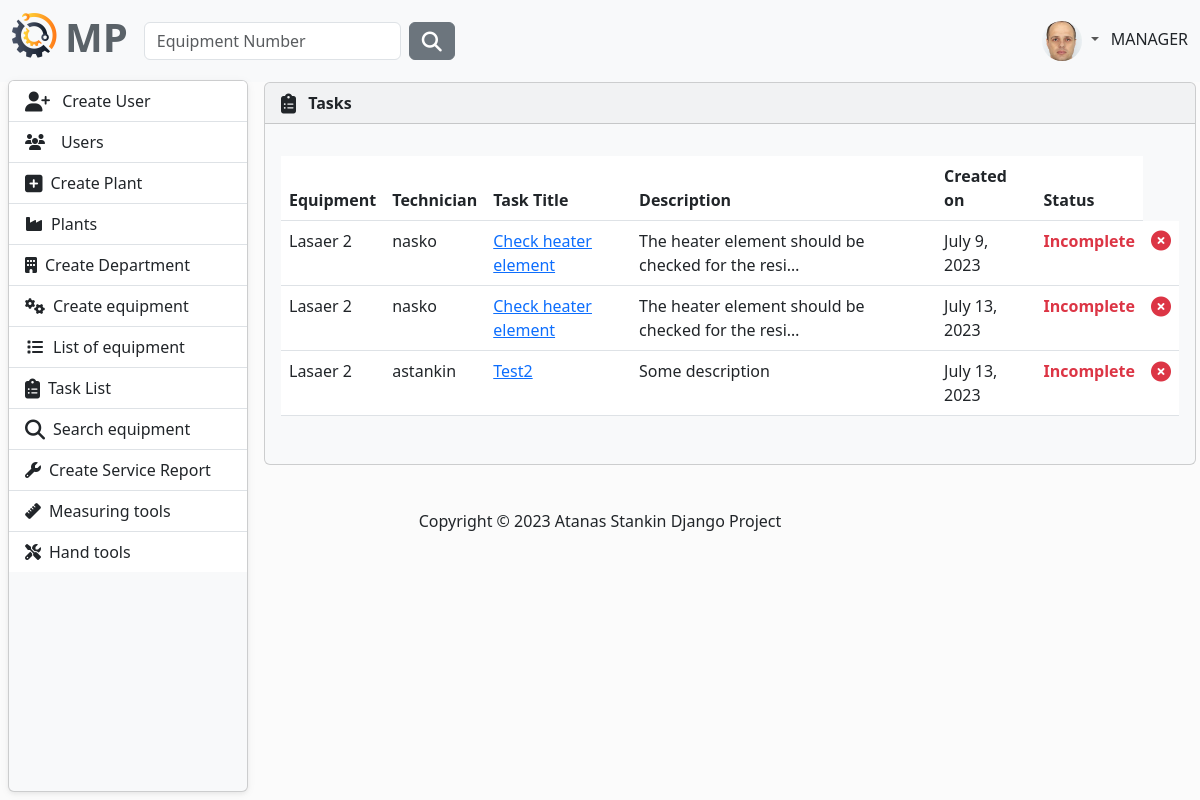
The page /task/all-tasks/ (signed in) on the database as committed earlier.
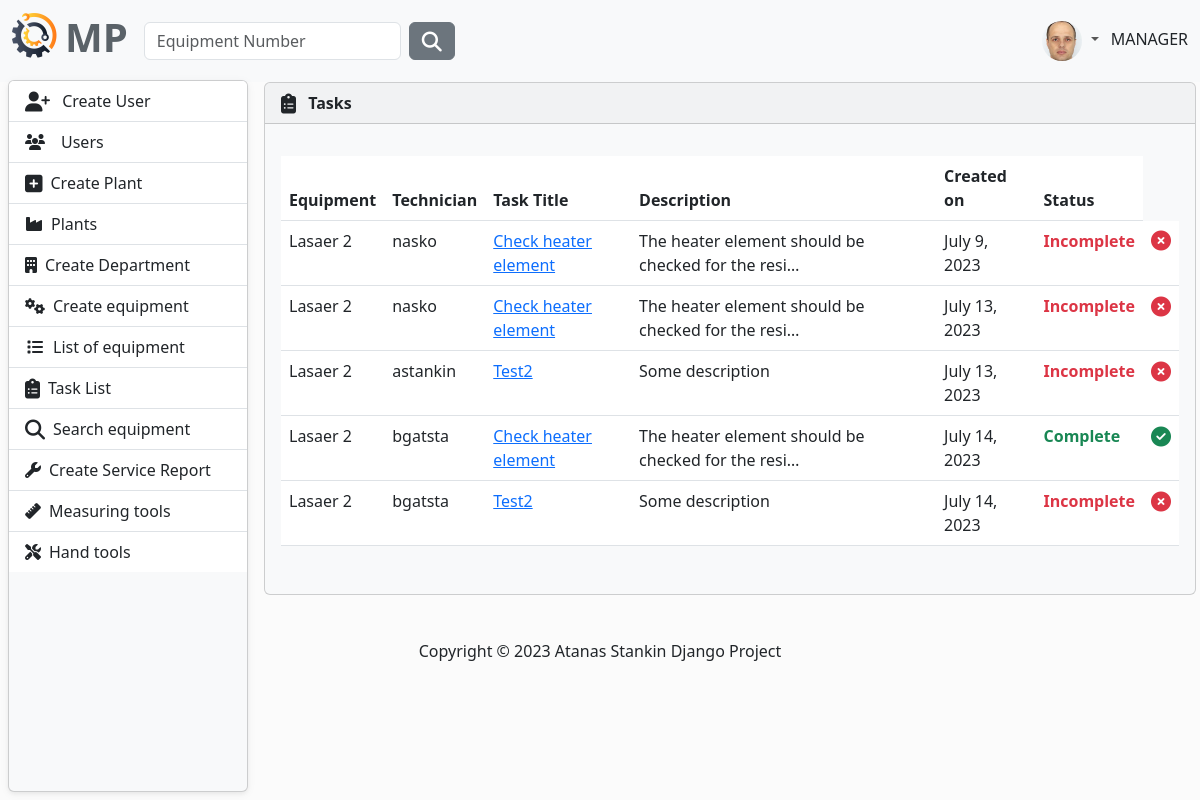
The same page on the database as committed later.
### MaintenancePlanner/accounts/models.py (models this page shows, shortened)
class AppUser(AbstractUser, PermissionsMixin):
    first_name = models.CharField(
        max_length=30,
        validators=[
            MinLengthValidator(2),
            user_name_validator,
        ]
    )
    last_name = models.CharField(
        max_length=30,
        validators=[
            MinLengthValidator(2),
            user_name_validator,
        ]
    )
    email = models.EmailField(unique=True)
    class Role(models.TextChoices):
        MANAGER = "MANAGER", 'Manager'
        SUPERVISOR = "SUPERVISOR", 'Supervisor'
        OPERATOR = "OPERATOR", 'Operator'
    role = models.CharField(max_length=50, choices=Role.choices)

class Profile(models.Model):
    user = models.OneToOneField(AppUser, on_delete=models.CASCADE)
    image = models.ImageField(
        default='images/default.jpg',
        null=True,
        blank=True,
        upload_to='images/'
    )

### MaintenancePlanner/task/models.py (models this page shows, shortened)
class Task(models.Model):
    technician = models.ForeignKey(UserModel, on_delete=models.CASCADE)
    equipment = models.ForeignKey(
        to=Equipment,
        on_delete=models.CASCADE,
    )
    title = models.CharField(
        max_length=256,
    )
    description = models.TextField(null=True, blank=True)
    complete = models.BooleanField(default=False)
    created_on = models.DateField(auto_now_add=True)
    class Meta:
        ordering = ['complete']

### MaintenancePlanner/equipment/models.py (models this page shows)
class Equipment(models.Model):
    description = models.CharField(
        max_length=30,
        validators=[equipment_name_validator],
    )
    type = models.CharField(
        max_length=30,
        choices=TYPE_OF_EQUIPMENT
    )
    acquisition_date = models.DateField(
        blank=True,
        null=True,
        verbose_name='Acquisition Date',
    )
    acquisition_value = models.FloatField(
        blank=True,
        null=True,
        verbose_name='Acquisition Value',
    )
    currency_code = models.CharField(
        max_length=10,
        choices=CURRENCY_CHOICES,
        default='EUR',
    )
    year_of_manufacture = models.PositiveIntegerField(
        verbose_name='Year of Manufacture',
        null=True,
        blank=True,
    )
    manufacturer = models.CharField(
        max_length=30,
        blank=True,
        null=True,
    )
    model_number = models.CharField(
        max_length=30,
        blank=True,
        null=True,
        verbose_name='Model Number'
    )
    part_number = models.CharField(
        max_length=30,
        blank=True,
        null=True,
        verbose_name='Manufacturer Part Number',
    )
    serial_number = models.CharField(
        max_length=30,
        blank=True,
        null=True,
        verbose_name='Manufacturer Serial Number',
    )
    plant = models.ForeignKey(
        to=Plant,
        on_delete=models.CASCADE)
    department = models.ForeignKey(
        to=Department,
        on_delete=models.CASCADE)
    def __str__(self):
        return self.description

### MaintenancePlanner/task/views.py (the view)
# urls.py: path('all-tasks/', AllTasksList.as_view(), name='all-tasks'),
class AllTasksList(LoginRequiredMixin, AllowedUsersMixin, ListView):
    allowed_roles = ['MANAGER', 'SUPERVISOR']
    model = Task
    context_object_name = 'tasks'
    template_name = 'all-tasks.html'
    ordering = ['equipment', 'technician']

### MaintenancePlanner/accounts/mixins.py (called while the page is built)
    def dispatch(self, request, *args, **kwargs):
        if request.user.role in self.allowed_roles:
            return super().dispatch(request, *args, **kwargs)
        else:
            return redirect('home-page')

### MaintenancePlanner/task/templates/all-tasks.html (shortened to what this page needs)
{% extends "base.html" %}
{% block content %}
    <article>
        {% if tasks %}
            <div class="card bg-light ms-1 me-4 mb-4 mt-0">
                <div class="card-header">
                    <i class="fa-solid fa-clipboard-list fa-lg me-2"></i>
                    <strong>Tasks</strong>
                </div>
                <div class="card-body">
                    <p class="card-text">
                    <div class="table-responsive">
                        <table class="table table-hover">
                            <thead>
                            <tr>
                                <th scope="col">Equipment</th>
                                <th scope="col">Technician</th>
                                <th scope="col">Task Title</th>
                                <th scope="col">Description</th>
                                <th scope="col">Created on</th>
                                <th scope="col">Status</th>
                            </tr>
                            </thead>
                            <tbody>
                            {% for task in  tasks %}
                                <tr>
                                    <td>
                                        {{ task.equipment }}
                                    </td>
                                    <td>
                                        {{ task.technician }}
                                    </td>
                                    <td>
                                        <a class="link-primary" href="{% url 'update-task' task.id %}">
                                            {{ task.title }}
                                        </a>
                                    </td>
                                    <td>{{ task.description|truncatechars:50 }}</td>
                                    <td>{{ task.created_on }}</td>
                                    <td>{% if task.complete %}
                                        <span class="text-success fw-bold">Complete</span>
                                    {% else %}
                                        <span class="text-danger fw-bold">Incomplete</span>
                                    {% endif %}</td>
                                    <td>
                                        {% if task.complete %}
                                            <i class="fa-regular fa-circle-check fa-lg fw-bold text-success"></i>
                                        {% else %}
                                            <i class="fa-solid fa-circle-xmark fa-lg fw-bold text-danger"></i>
                                        {% endif %}
                                    </td>
                                </tr>
                            {% endfor %}
                            </tbody>
                        </table>
                    </div>
                    </p>
                </div>
            </div>
        {% endif %}
    </article>
{% endblock %}

### templates/base.html (shortened to what this page needs)
{% load static %}
<!DOCTYPE html>
<html lang="en">
{% include 'partials/head.html' %}
<body>
{% include 'partials/navbar.html' %}
<main>
    {% block content %}
    {% endblock %}
</main>
{% if user.is_authenticated %}
    <aside>
        {% include 'partials/sidebar.html' %}
    </aside>
{% endif %}
{% include 'partials/footer.html' %}
</body>
</html>

### templates/partials/head.html (shortened to what this page needs)
{% load static %}
<head>
    <link rel="stylesheet" href="{% static 'css/layout.css' %}">
    <link rel="stylesheet" href="https://cdnjs.cloudflare.com/ajax/libs/font-awesome/6.4.0/css/all.min.css"
/>
    <link href="https://cdn.jsdelivr.net/npm/bootstrap@5.3.0-alpha3/dist/css/bootstrap.min.css" rel="stylesheet"
>
    <link rel="stylesheet" href="{% static 'css/body.css' %}">
    {% if  user.is_authenticated %}
        <link rel="stylesheet" href="{% static 'css/side-bar.css' %}">
        <link rel="stylesheet" href="{% static 'css/layout.css' %}">
    {% endif %}
</head>

### templates/partials/navbar.html (shortened to what this page needs)
{% load static %}
<nav class="navbar navbar-expand-lg bg-light" data-bs-theme="light">
    <div class="container-fluid">
        <a class="navbar-brand" href="{% url 'home-page' %}">
            <ul class="navbar-nav ms-auto d-flex flex-row">
                <li><img class="logo me-2" src="{% static 'img/logo.png' %}" alt="logo"></li>
                <li><h1 style="color: #5a6268; font-weight: bold">MP</h1></li>
            </ul>
        </a>
        <div class="collapse navbar-collapse" id="navbarColor01">
            {% if user.is_authenticated %}
                <form class="d-flex" method=POST action="{% url 'search-equipment' %}">
                    <input class="form-control me-sm-2" type="search" placeholder="Equipment Number"
                           name="number">
                    <button class="btn btn-secondary my-2 my-sm-0" type="submit"><i
                            class="fa-solid fa-magnifying-glass fa-lg"></i></button>
                </form>
            {% endif %}
            <ul class="navbar-nav ms-auto d-flex flex-row">
                {% if not request.user.is_authenticated %}
                    <li class="nav-item">
                        <a class="nav-link" href="{% url 'login' %}"><i
                                class="fa-solid fa-right-to-bracket fa-lg me-2"></i>Sig In
                        </a>
                    </li>
                {% else %}
                    <li class="nav-item dropdown">
                        <div class="btn-group dropdown">
                            <a class="nav-link dropdown-toggle" data-bs-toggle="dropdown" href="#" role="button"
                               aria-haspopup="true" aria-expanded="false">
                                {% if user.profile.image %}
                                    <img src="{{ user.profile.image.url }}" class="rounded-circle" height="40"
                                         loading="lazy"/>
                                {% else %}
                                    <img src="{% static 'img/profile-img.png' %}" class="rounded-circle" height="40"
                                         loading="lazy"/>
                                {% endif %}
                            </a>
                        </div>
                        {{ request.user.role }}
                    </li>
                {% endif %}
            </ul>
        </div>
    </div>
</nav>

### templates/partials/sidebar.html
<nav id="sidebarMenu" class="collapse d-lg-block sidebar card bg-light ms-2 me-2 mb-2 mt-0">
    <div class="position-sticky">
        <div class="list-group list-group-flush mx-0 mt-0">
            {% if request.user.role == 'MANAGER' %}
                <a class="list-group-item list-group-item-action py-2 ripple" href="{% url 'register' %}">
                    <i class="fa-solid fa-user-plus fa-lg me-2"></i>
                    Create User
                </a>
                <a href="{% url 'users-list' %}" class="list-group-item list-group-item-action py-2 ripple">
                    <i class="fas fa-users fa-fw me-3"></i><span>Users</span>
                </a>
                <a href="{% url 'create-plant' %}" class="list-group-item list-group-item-action py-2 ripple">
                    <i class="fa-solid fa-square-plus fa-lg me-2"></i><span>Create Plant</span>
                </a>
                <a href="{% url 'plants-list' %}" class="list-group-item list-group-item-action py-2 ripple">
                    <i class="fa-solid fa-industry me-2"></i><span>Plants</span>
                </a>
            {% elif request.user.role == 'OPERATOR' %}
                <a href="{% url 'user-task-list' %}" class="list-group-item list-group-item-action py-2 ripple"
                   aria-current="true">
                    <i class="fas fa-tachometer-alt fa-fw me-2"></i><span>My Tasks</span>
                </a>
            {% endif %}
            {% if request.user.role == 'MANAGER' or request.user.role == 'SUPERVISOR' %}
                <a href="{% url 'create-department' %}" class="list-group-item list-group-item-action py-2 ripple">
                    <i class="fa-solid fa-building me-2"></i><span>Create Department</span>
                </a>
                <a href="{% url 'create-equipment' %}" class="list-group-item list-group-item-action py-2 ripple">
                    <i class="fa-solid fa-gears me-2"></i><span>Create equipment</span>
                </a>
            {% endif %}
            <a href="{% url 'equipment-list' %}" class="list-group-item list-group-item-action py-2 ripple">
                <i class="fa-solid fa-list fa-fw me-2"></i><span>List of equipment</span>
            </a>
            {% if request.user.role == 'MANAGER' or request.user.role == 'SUPERVISOR' %}
                <a href="{% url 'all-tasks' %}" class="list-group-item list-group-item-action py-2 ripple">
                    <i class="fa-solid fa-clipboard-list fa-lg me-2"></i><span>Task List</span>
                </a>
            {% endif %}
            <a href="{% url 'advanced-search-equipment' %}" class="list-group-item list-group-item-action py-2 ripple">
                <i class="fa-solid fa-magnifying-glass fa-lg me-2"></i><span>Search equipment</span>
            </a>
            <a href="{% url 'create-service-report' %}" class="list-group-item list-group-item-action py-2 ripple">
                <i class="fa-solid fa-wrench la-lg me-2"></i><span>Create Service Report</span>
            </a>
            <a href="#" class="list-group-item list-group-item-action py-2 ripple">
                <i class="fa-solid fa-ruler me-2"></i><span>Measuring tools</span>
            </a>
            <a href="#" class="list-group-item list-group-item-action py-2 ripple">
                <i class="fa-solid fa-screwdriver-wrench me-2"></i><span>Hand tools</span>
            </a>
        </div>
    </div>
</nav>

### templates/partials/footer.html (shortened to what this page needs)
<footer class="mt-auto mb-4">
    <div class="text-center">
        <p>
            Copyright &copy;
            Atanas Stankin Django Project
        </p>
    </div>
</footer>

### static/css/layout.css (style rules this page uses)
body { background-color: #fbfbfb; }
article { grid-area: content; margin-left: 20px; width: 100%; }
footer { padding: 20px; grid-area: footer; }

### static/css/body.css (style rules this page uses)
main { width: 100%; height: auto; margin: 0 auto; display: flex; flex-direction: column; }

### static/css/side-bar.css (style rules this page uses)
body { background-color: #fbfbfb; }
@media (min-width: 991.98px) { main { padding-left: 240px; } }
.sidebar { position: fixed; top: 80px; bottom: 0; left: 0; padding: 0 0 0; box-shadow: 0 2px 5px 0 rgb(0 0 0 / 5%), 0 2px 10px 0 rgb(0 0 0 / 5%); width: 240px; z-index: 600; overflow: hidden; }

Rows that differ between the two databases and show on the page:
added Task: equipment "Lasaer 2", technician "bgatsta", title "Check heater element", description "The heater element should be checked for the resi…", created_on "July 14, 2023", complete "Complete"
added Task: equipment "Lasaer 2", technician "bgatsta", title "Test2", description "Some description", created_on "July 14, 2023", complete "Incomplete"
